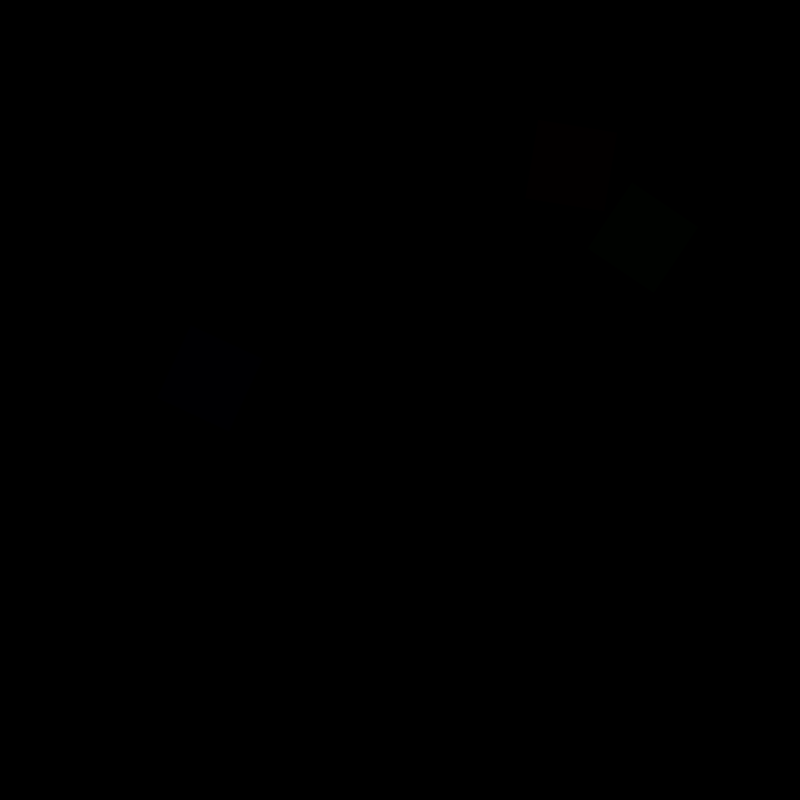
Frame 1 (no input)
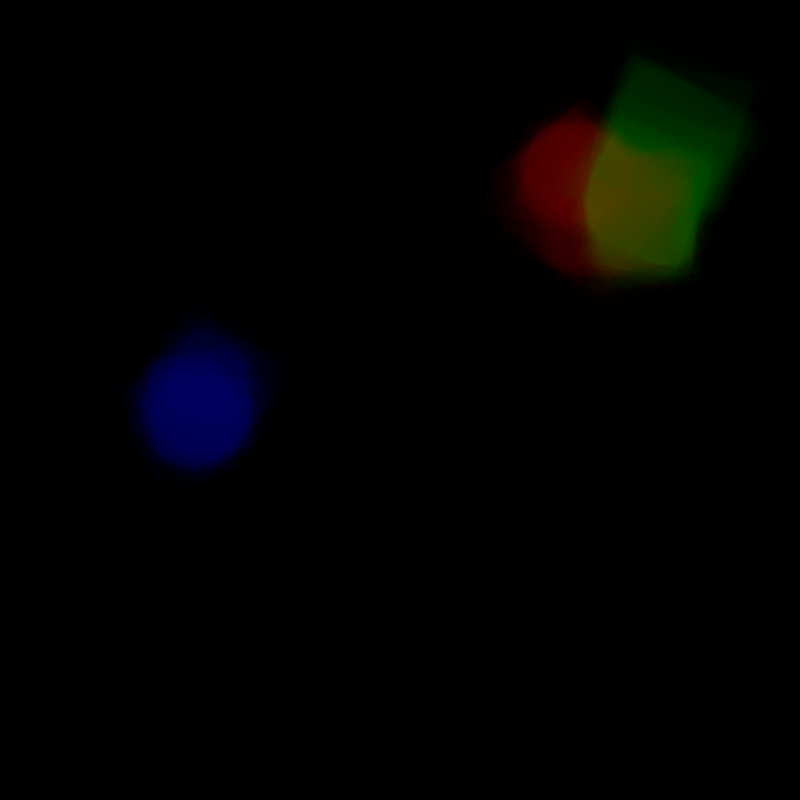
Frame 60 (no input)
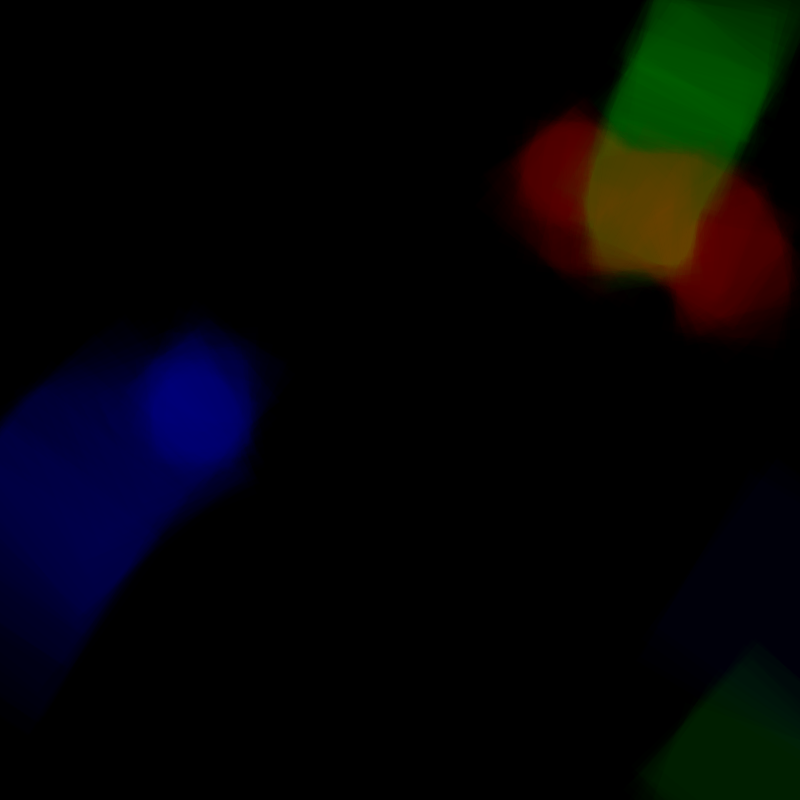
Frame 120 (the mouse pressed at the canvas centre since frame 60)

The p5.js sketch that drew these frames (run headless with seeded random() and noise() and a simulated clock; from frame 60 on, the mouse is pressed at the canvas centre):

// p5.js sketch
// ── sketch.js
/******************************************************************
 * 
 * WalkingClowds, by Quelic Berga
 * 
 * 
 * This sketch becomes nicer after some 15 secs of watching, 
 * it is, to me, like watching colorful clouds. Slower speed of the 
 * random walkers allow imagination to go even further.
 * 
 * It is inspired by the 1st lecture by Daniel Shiffman in the course
 * the nature of code, available on kadenze.com during may'16
 * 
 * It is my take on the RandomWalker assignment 1.
 * 
 * quelic@caotic.net
 * 
 *****************************************************************/

// setting up some variables, for this sketch adding an "oldPos" to remember last position.
var pos;
var oldPos;
var vel;
var acc;

function setup() {
  createCanvas(800, 800);
  // creating the 3 lights RGB objects by calling Light() constructor.
  seedRed = new Light();
  seedGreen = new Light();
  seedBlue = new Light();
  //Setting up backgorund and type of sroke endings.  
  strokeCap(PROJECT);
  background(0);
}


function draw() {
  // we choose the stroke colour each time before calling the object, we play with low opacity to get a more complex result, and we don't erase the background after each loop.
  stroke(235, 10, 10, 2);
  seedRed.update();
  seedRed.display();

  stroke(10, 235, 10, 2);
  seedGreen.update();
  seedGreen.display();

  stroke(10, 10, 235, 2);
  seedBlue.update();
  seedBlue.display();
}

function Light() { // The object is a line that walks around the scene
  // we give initial values to the main vectors
  this.vel = createVector(0, 0);
  this.acc = createVector(0, 0);
  this.pos = createVector(random(width), random(height));
  this.oldPos = createVector(random(width), random(height));

  this.update = function() {
    // Weight of the stroke varies according to x and y velocity, the faster the object moves, the bigger the stroke becomes.
    strokeWeight(80 + 15 * abs(this.vel.x) + 15 * abs(this.vel.y));
    // This conditionals are mean to let the direction, velocity to stay the same but replacing the object always inside the scene.
    if (this.pos.y > height) {
      this.pos.y = 0;
    } else if (this.pos.y < 0) {
      this.pos.y = height;

    }
    if (this.pos.x > width) {
      this.pos.x = 0;
    } else if (this.pos.x < 0) {
      this.pos.x = width;

    }
    // we store the values of position to oldPos x and y before updating them to new ones. 
    this.oldPos.x = this.pos.x;
    this.oldPos.y = this.pos.y;
    
    // we give moderate values of acceleration
    this.acc.x = random(-.5, .5);
    this.acc.y = random(-.5, .5);
    
    // We stop acceleration if it increases too much to avoid huge velocities
    if (abs(this.vel.x) > 10) {
      this.vel.x = 0;
    }
    if (abs(this.vel.y) > 10) {
      this.vel.y = 0;
    }
    // we add to position the velocity that is a sum of the acceleration. 
    this.vel.add(this.acc);
    this.pos.add(this.vel);
  }

  this.display = function() {
    // we simply draw a line from last position to new one
    line(this.pos.x, this.pos.y, this.oldPos.x, this.oldPos.y);
  }
}
// ── style.css
/* style.css */

html, body {
  height: 100%;
  color: #666666;

}

body {
background: #000000;
display: flex;
/* This centers our sketch horizontally. */
justify-content: center;
/* This centers our sketch vertically. */
align-items: center;

  }

h1 {
  font-family: helvetica, arial;
color: #ffffff;
}

// ── walkingClouds.js
/******************************************************************
 *
 * WalkingClowds, by Quelic Berga
 *
 *
 * This sketch becomes nicer after some 15 secs of watching,
 * it is, to me, like watching colorful clouds. Slower speed of the
 * random walkers allow imagination to go even further.
 *
 * It is inspired by the 1st lecture by Daniel Shiffman in the course
 * the nature of code, available on kadenze.com during may'16
 *
 * It is my take on the RandomWalker assignment 1.
 *
 * quelic@caotic.net
 *
 *****************************************************************/

// setting up some variables, for this sketch adding an "oldPos" to remember last position.
var pos;
var oldPos;
var vel;
var acc;
var canvas;

function setup() {
  var canvas = createCanvas(800, 800);

// Move the canvas so it's inside our <div id="sketch-holder">.
  canvas.parent('sketch-holder');




  // creating the 3 lights RGB objects by calling Light() constructor.
  seedRed = new Light();
  seedGreen = new Light();
  seedBlue = new Light();
  //Setting up backgorund and type of sroke endings.
  strokeCap(PROJECT);
  background(0);
}


function draw() {
  // we choose the stroke colour each time before calling the object, we play with low opacity to get a more complex result, and we don't erase the background after each loop.
  stroke(235, 10, 10, 2);
  seedRed.update();
  seedRed.display();

  stroke(10, 235, 10, 2);
  seedGreen.update();
  seedGreen.display();

  stroke(10, 10, 235, 2);
  seedBlue.update();
  seedBlue.display();
}

function Light() { // The object is a line that walks around the scene
  // we give initial values to the main vectors
  this.vel = createVector(0, 0);
  this.acc = createVector(0, 0);
  this.pos = createVector(random(width), random(height));
  this.oldPos = createVector(random(width), random(height));

  this.update = function() {
    // Weight of the stroke varies according to x and y velocity, the faster the object moves, the bigger the stroke becomes.
    strokeWeight(80 + 15 * abs(this.vel.x) + 15 * abs(this.vel.y));
    // This conditionals are mean to let the direction, velocity to stay the same but replacing the object always inside the scene.
    if (this.pos.y > height) {
      this.pos.y = 0;
    } else if (this.pos.y < 0) {
      this.pos.y = height;

    }
    if (this.pos.x > width) {
      this.pos.x = 0;
    } else if (this.pos.x < 0) {
      this.pos.x = width;

    }
    // we store the values of position to oldPos x and y before updating them to new ones.
    this.oldPos.x = this.pos.x;
    this.oldPos.y = this.pos.y;

    // we give moderate values of acceleration
    this.acc.x = random(-.5, .5);
    this.acc.y = random(-.5, .5);

    // We stop acceleration if it increases too much to avoid huge velocities
    if (abs(this.vel.x) > 10) {
      this.vel.x = 0;
    }
    if (abs(this.vel.y) > 10) {
      this.vel.y = 0;
    }
    // we add to position the velocity that is a sum of the acceleration.
    this.vel.add(this.acc);
    this.pos.add(this.vel);
  }

  this.display = function() {
    // we simply draw a line from last position to new one
    line(this.pos.x, this.pos.y, this.oldPos.x, this.oldPos.y);
  }
}
